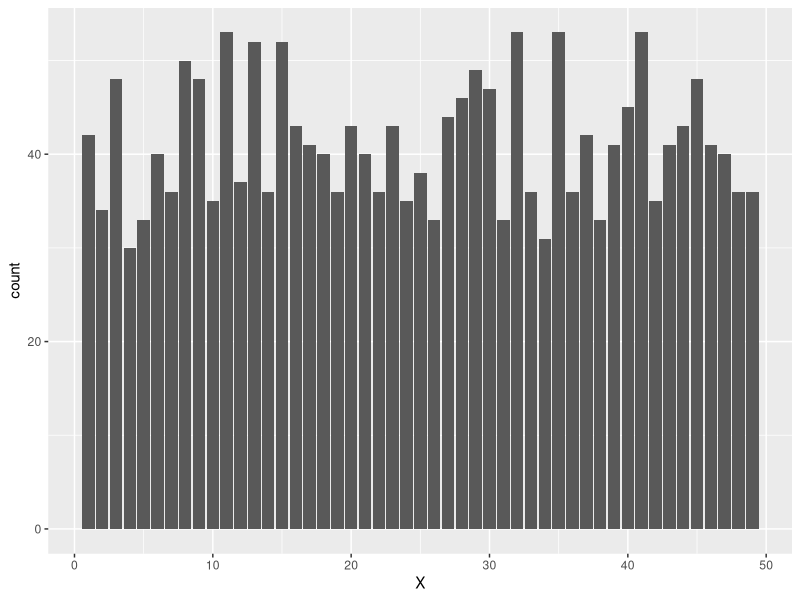
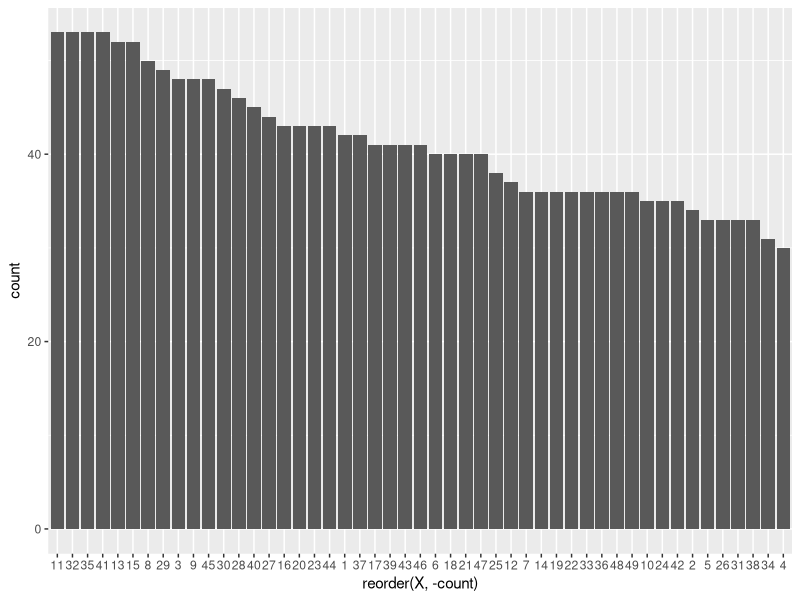
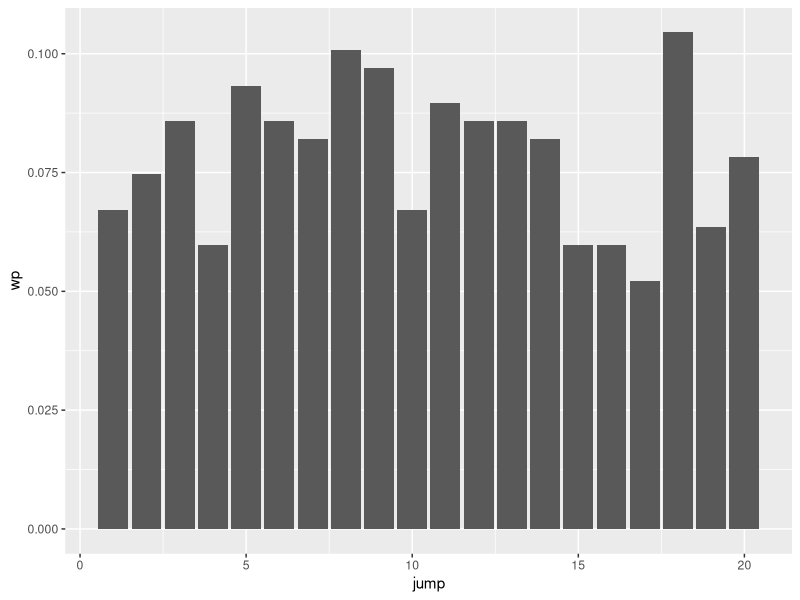
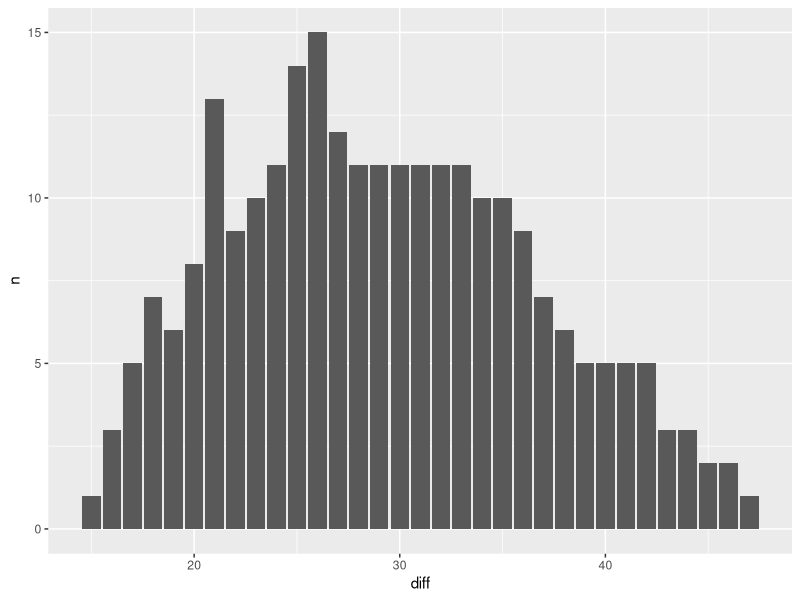

Recreate these plots in R, in order.


library(dplyr)
library(tidyr)
library(ggplot2)


lottery_df <- read.csv("lottery_utf8.csv")
lottery_df <- lottery_df[c(2,6:12)] 
names(lottery_df) <- c("Date", paste0("X",1:6), "S")

lottery_df %>% View


lottery_df %>% gather(key = Ball, value = X, X1:S) %>% arrange(Date) %>% 
  group_by(X) %>% summarise(count=n()) %>% ggplot(.) + geom_bar(mapping = aes(x=X,y=count),stat="identity")


lottery_df %>% gather(key = Ball, value = X, X1:S) %>% arrange(Date) %>% 
  group_by(X) %>% summarise(count=n()) %>% ggplot(.) + geom_bar(mapping = aes(x=reorder(X,-count),y=count),stat="identity")


long.format.df = lottery_df %>% gather(key = Ball, value = X, X1:S) %>% arrange(Date)

wide.format.df = long.format.df %>% select(Date,X) %>% mutate(N = 1) %>% spread(key = X, value = N, fill=0) 

wide.format.df %>% View
wide.format.df %>% select(-Date) %>% View

# write.csv(x = long.format.df,file = "long_format_df.csv")
# write.csv(x = wide.format.df,file = "wide_format_df.csv")

Xlist.df = lottery_df %>% select(X1:S) %>% as.matrix

################################################################
## Conditional Prob
################################################################

events = expand.grid(Z2=Xlist.df[1,],Z1=Xlist.df[2,])

for (i in 2:(NROW(Xlist.df)-2)){
  events = rbind(events,expand.grid(Z2=Xlist.df[i,],Z1=Xlist.df[i+1,]))
}

events.df = data.frame(events)
events.df %>% group_by(Z1,Z2) %>% summarise(N=n()) %>% spread(key = Z1,value = N,fill = 0) %>% View

events.wide.df = events.df %>% group_by(Z1,Z2) %>% summarise(N=n()) %>% spread(key = Z1,value = N,fill = 0) 

events.wide.df %>% select(15, 37, 35, 17, 45, 30, 41) %>% t %>% colSums %>% sort(decreasing = T,index.return=T) %>% .[["ix"]] %>% .[1:7]
events.wide.df %>% select(27, 40,  2, 35, 22,  1, 33) %>% t %>% colSums %>% sort(decreasing = T,index.return=T) %>% .[["ix"]] %>% .[1:7]
events.wide.df %>% select(15,  4, 20, 22, 28, 29,  1) %>% t %>% colSums %>% sort(decreasing = T,index.return=T) %>% .[["ix"]] %>% .[1:7]

predict.by.cond.prob = function(...){
  last.numbers = list(...)
  events.wide.df %>% select(last.numbers[[1]], last.numbers[[2]], last.numbers[[2]], last.numbers[[4]], last.numbers[[5]], last.numbers[[6]], last.numbers[[7]]) %>% 
    t %>% 
    colSums %>% 
    sort(decreasing = T,index.return=T) %>% 
    .[["ix"]] %>% 
    .[1:7]
}


results = c()
for (i in 1:(NROW(Xlist.df)-1)){
  predictions = do.call(predict.by.cond.prob,as.list(Xlist.df[i,]))
  results = c(results,length(which(predictions %in% Xlist.df[i-1,])))
}
length(which(results>2)) / length(results)
1 / (350 / 50 + 1)


################################################################
## Jump Sampling
################################################################


jump.sampling = function(k){
  events = expand.grid(Z2=Xlist.df[1,],Z1=Xlist.df[k+1,])
  
  for (i in 2:(NROW(Xlist.df)-k)){
    events = rbind(events,expand.grid(Z2=Xlist.df[i,],Z1=Xlist.df[i+k,]))
  }
  
  events.df = data.frame(events)
  
  events.wide.df = events.df %>% group_by(Z1,Z2) %>% summarise(N=n()) %>% spread(key = Z1,value = N,fill = 0) #%>% View
  events.wide.df
}

predict.by.cond.prob = function(prob.df,...){
  last.numbers = list(...)
  prob.df %>% select(last.numbers[[1]], last.numbers[[2]], last.numbers[[2]], last.numbers[[4]], last.numbers[[5]], last.numbers[[6]], last.numbers[[7]]) %>% 
    t %>% 
    colSums %>% 
    sort(decreasing = T,index.return=T) %>% 
    .[["ix"]] %>% 
    .[1:7]
}


jump_k = 3
prob.df=jump.sampling(jump_k)
results = c()
for (i in 1:(NROW(Xlist.df)-1)){
  predictions = do.call(predict.by.cond.prob,
                        c(list(prob.df=prob.df),as.list(Xlist.df[i,])))
  results = c(results,length(which(predictions %in% Xlist.df[i-1,])))
}
length(which(results>2)) / length(results)
1 / (350 / 50 + 1)


jump_results = c()
for (jump_k in 1:20){
  prob.df=jump.sampling(jump_k)
  results = c()
  for (i in 1:(NROW(Xlist.df)-20)){
    predictions = do.call(predict.by.cond.prob,
                          c(list(prob.df=prob.df),as.list(Xlist.df[i,])))
    results = c(results,length(which(predictions %in% Xlist.df[i-1,])))
  }
  jump_results = rbind(jump_results,c(jump=jump_k,wp=length(which(results>2)) / length(results)))
}

jump_results %>% head

jump_results %>% as.data.frame %>% ggplot(.) + geom_bar(mapping = aes(x=jump,y=wp),stat="identity")

################################################################
## coverage testing
################################################################

wide.format.mat = wide.format.df %>% select(-Date) %>% as.matrix

first_converage_results = c()
for (i in (1:NROW(wide.format.mat))){
  # print("~~~~~~~~~~~~~~~~~~~")
  # print(i)
  j = i
  covered = F
  while (!covered & j<NROW(wide.format.mat)){
    j = j+1
    # print(j)
    if ((wide.format.mat[i:j,] %>% colSums %>% min) > 0){
      first_converage_results = rbind(first_converage_results,c(i=i,j=j,diff=j-i))
      covered = T
    }
  }
}


first_converage_results_df = data.frame (first_converage_results)
first_converage_results_df %>% group_by(diff) %>% summarise(n=n()) %>% ggplot(.) + geom_bar(mapping = aes(x=diff,y=n),stat="identity")


################################################################
## coverage testing
################################################################

wide.format.mat = wide.format.df %>% select(-Date) %>% as.matrix

all_ngram_sum = c()
for (k in 2:50){
  for (i in (1:(NROW(wide.format.mat)-k+1))){
    # print("~~~~~~~~~~~~~~~~~~~")
    # print(i)
    j = i+k-1
    ngram_sum = wide.format.mat[i:j,] %>% colSums %>% sort(decreasing = T) %>% paste0(collapse = "")
    all_ngram_sum =rbind(all_ngram_sum,c(k=k,i=i,j=j,ngram_sum=ngram_sum))
  }
}


all_ngram_sum_df = all_ngram_sum %>% data.frame(stringsAsFactors = F)
all_ngram_sum_df$ngram_sum
all_ngram_sum_df$k = as.integer(all_ngram_sum_df$k)
all_ngram_sum_df$i = as.integer(all_ngram_sum_df$i)
all_ngram_sum_df$j = as.integer(all_ngram_sum_df$j)

write.csv(all_ngram_sum_df,"all_ngram_sum_df.csv")

all_ngram_sum_df %>% group_by(k,ngram_sum) %>% summarise(n=n()) %>% arrange(-n) %>% View


gb_df = all_ngram_sum_df %>% group_by(k,ngram_sum) %>% summarise(n=n()) %>% arrange(-n)


write.csv(gb_df,"gb_all_ngram_sum_df.csv")
